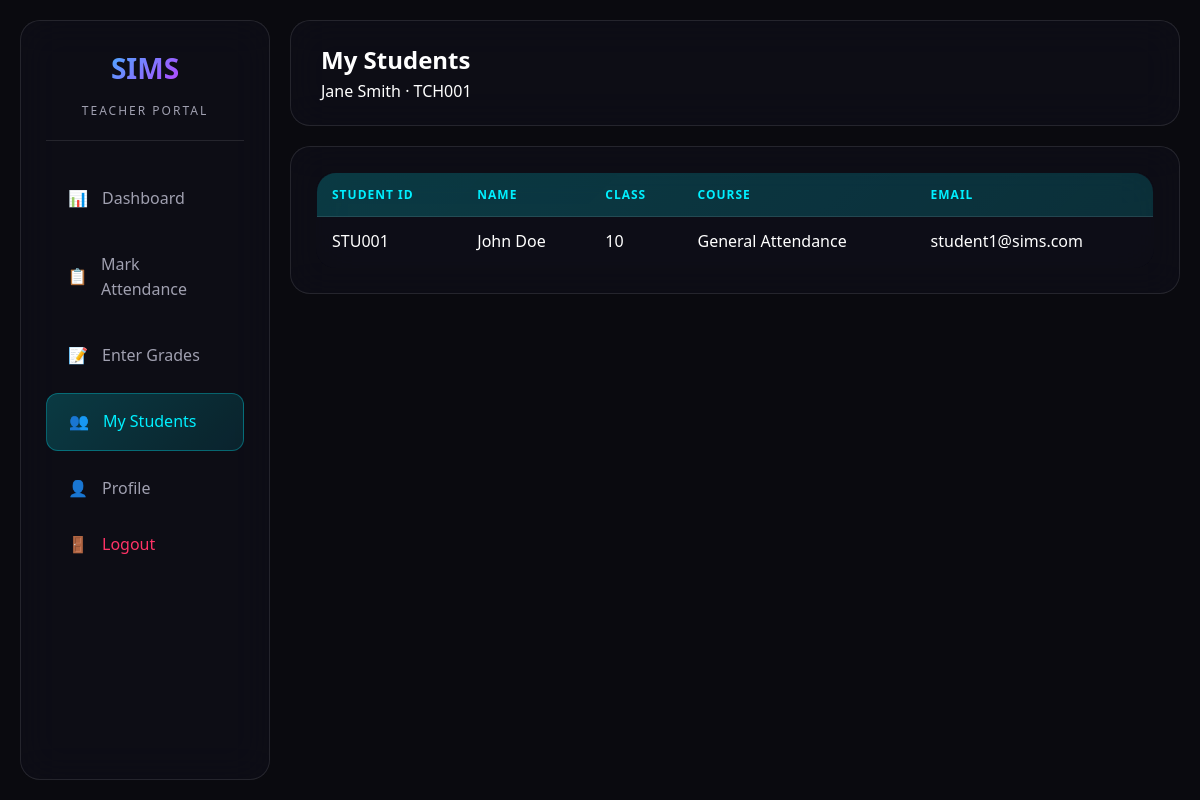
The app's page /teacher/students.php (signed in) with its own data.
### tables this page shows
CREATE TABLE students (
    id INT AUTO_INCREMENT PRIMARY KEY,
    user_id INT UNIQUE COMMENT 'Links to users.id for student portal login',
    student_id VARCHAR(20) UNIQUE NOT NULL COMMENT 'Also used as portal username (users.username)',
    first_name VARCHAR(50) NOT NULL,
    last_name VARCHAR(50) NOT NULL,
    date_of_birth DATE,
    gender ENUM('male', 'female', 'other') DEFAULT 'other',
    address TEXT,
    phone VARCHAR(20),
    email VARCHAR(100),
    enrollment_date DATE NOT NULL,
    class_grade VARCHAR(10),
    section VARCHAR(10),
    guardian_name VARCHAR(100),
    guardian_phone VARCHAR(20),
    guardian_email VARCHAR(100),
    profile_image VARCHAR(255) DEFAULT NULL,
    status ENUM('active', 'inactive', 'graduated', 'suspended') DEFAULT 'active',
    created_at TIMESTAMP DEFAULT CURRENT_TIMESTAMP,
    updated_at TIMESTAMP DEFAULT CURRENT_TIMESTAMP ON UPDATE CURRENT_TIMESTAMP,
    FOREIGN KEY (user_id) REFERENCES users(id) ON DELETE SET NULL,
    INDEX idx_student_id (student_id),
    INDEX idx_class_grade (class_grade),
    INDEX idx_status (status)
);

### teacher/students.php (the view, shortened to what this page needs)
<?php
$pdo = db();
$teacherId = get_teacher_id();
$stmt = $pdo->prepare(
    "SELECT DISTINCT s.*, c.course_name
     FROM students s
     INNER JOIN enrollments e ON e.student_id = s.id
     INNER JOIN courses c ON c.id = e.course_id AND c.teacher_id = ?
     WHERE s.status = 'active'
     ORDER BY s.first_name, s.last_name"
);
$stmt->execute([$teacherId]);
$students = $stmt->fetchAll(PDO::FETCH_ASSOC);
require_once __DIR__ . '/../includes/header_teacher.php';
?>
<div class="glass-panel">
    <div style="overflow-x:auto;">
        <table class="data-table">
            <thead>
                <tr><th>Student ID</th><th>Name</th><th>Class</th><th>Course</th><th>Email</th></tr>
            </thead>
            <tbody>
                <?php if (empty($students)): ?>
                    <tr><td colspan="5" style="text-align:center;color:var(--text-muted);">No enrolled students. Enroll students via admin or mark attendance for all active students.</td></tr>
                <?php else: ?>
                    <?php foreach ($students as $s): ?>
                        <tr>
                            <td><?php echo htmlspecialchars($s['student_id']); ?></td>
                            <td><?php echo htmlspecialchars($s['first_name'] . ' ' . $s['last_name']); ?></td>
                            <td><?php echo htmlspecialchars($s['class_grade'] ?? '-'); ?></td>
                            <td><?php echo htmlspecialchars($s['course_name']); ?></td>
                            <td><?php echo htmlspecialchars($s['email'] ?? '-'); ?></td>
                        </tr>
                    <?php endforeach; ?>
                <?php endif; ?>
            </tbody>
        </table>
    </div>
</div>
<?php require_once __DIR__ . '/../includes/footer.php'; ?>

### assets/css/futuristic.css (style rules this page uses)
:root { --primary-neon: #00f0ff; --secondary-neon: #ff00ff; --accent-neon: #00ff88; --warning-neon: #ffaa00; --danger-neon: #ff3366; --bg-dark: #0a0a0f; --bg-darker: #050508; --bg-card: rgba(15, 15, 25, 0.7); --bg-card-hover: rgba(20, 20, 35, 0.8); --text-primary: #ffffff; --text-secondary: #a0a0b0; --text-muted: #606070; --glass-border: rgba(255, 255, 255, 0.1); --glass-shadow: 0 8px 32px rgba(0, 0, 0, 0.4); --neon-glow: 0 0 20px rgba(0, 240, 255, 0.5); --neon-glow-strong: 0 0 40px rgba(0, 240, 255, 0.8); --transition-fast: 0.2s ease; --transition-normal: 0.3s ease; --transition-slow: 0.5s ease; }
* { margin: 0; padding: 0; box-sizing: border-box; }
body { font-family: 'Segoe UI', Tahoma, Geneva, Verdana, sans-serif; background: var(--bg-dark); color: var(--text-primary); line-height: 1.6; overflow-x: hidden; min-height: 100vh; }
html, body { -webkit-text-size-adjust: 100%; -ms-text-size-adjust: 100%; touch-action: manipulation; padding: env(safe-area-inset-top) env(safe-area-inset-right) env(safe-area-inset-bottom) env(safe-area-inset-left); }

### assets/css/dashboard.css (style rules this page uses)
.data-table { width: 100%; border-collapse: collapse; background: var(--bg-card); backdrop-filter: blur(20px); border: 1px solid var(--glass-border); border-radius: 20px; overflow: hidden; }
.data-table thead { background: linear-gradient(135deg, rgba(0, 240, 255, 0.1), rgba(0, 240, 255, 0.05)); }
.data-table th { padding: 15px 20px; text-align: left; font-size: 12px; font-weight: 600; text-transform: uppercase; letter-spacing: 1px; color: var(--primary-neon); }
.data-table td { padding: 15px 20px; border-bottom: 1px solid var(--glass-border); color: var(--text-primary); }
.data-table tbody tr:last-child td { border-bottom: none; }

### assets/css/admin.css (style rules this page uses)
.glass-panel { background: var(--bg-card); backdrop-filter: blur(20px); border: 1px solid var(--glass-border); border-radius: 20px; padding: 25px; }
.data-table { width: 100%; border-collapse: collapse; }
.data-table th, .data-table td { padding: 12px 15px; text-align: left; border-bottom: 1px solid var(--glass-border); }
.data-table th { background: rgba(0, 240, 255, 0.1); color: var(--primary-neon); font-weight: 600; }

### records on screen
students: student "STU001", first_name+last_name "John Doe", class_grade "10", course_name "General Attendance", email "student1@sims.com"

### other values on screen
$page_title "My Students"
$_SESSION['full_name'] "Jane Smith"
$_SESSION['teacher_code'] "TCH001"
